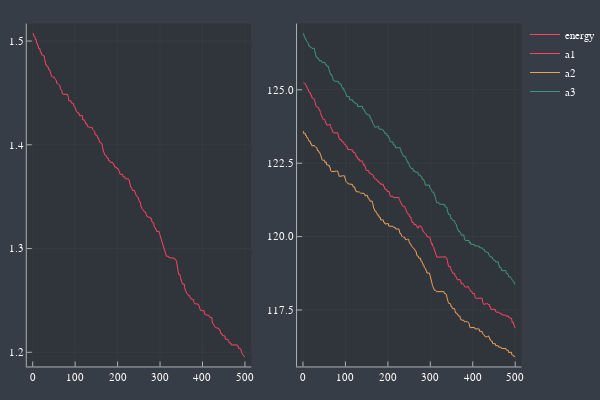

The cell this chart's notebook holds for it:
### Code cell
pl1=plot(e,label="energy")
pl2=plot(a1,label="a1")
plot!(pl2,a2,label="a2")
plot!(pl2,a3,label="a3")
plot(pl1,pl2)

### Figure 1 — Plotly figure (JSON) as saved in the notebook; plotly's stock layout.template omitted (floating-point values rounded to 4 significant figures; data arrays with more than 128 entries replaced by an {"elided": "..."} marker saying what was removed)
{"data": [{"colorbar": {"title": ""}, "legendgroup": "energy", "line": {"color": "rgba(254, 67, 101, 1.000)", "dash": "solid", "shape": "linear", "width": 1}, "mode": "lines", "name": "energy", "showlegend": true, "type": "scatter", "x": {"elided": "500 int values"}, "xaxis": "x1", "y": {"elided": "500 float values"}, "yaxis": "y1", "zmax": null, "zmin": null}, {"colorbar": {"title": ""}, "legendgroup": "a1", "line": {"color": "rgba(254, 67, 101, 1.000)", "dash": "solid", "shape": "linear", "width": 1}, "mode": "lines", "name": "a1", "showlegend": true, "type": "scatter", "x": {"elided": "500 int values"}, "xaxis": "x2", "y": {"elided": "500 float values"}, "yaxis": "y2", "zmax": null, "zmin": null}, {"colorbar": {"title": ""}, "legendgroup": "a2", "line": {"color": "rgba(236, 162, 92, 1.000)", "dash": "solid", "shape": "linear", "width": 1}, "mode": "lines", "name": "a2", "showlegend": true, "type": "scatter", "x": {"elided": "500 int values"}, "xaxis": "x2", "y": {"elided": "500 float values"}, "yaxis": "y2", "zmax": null, "zmin": null}, {"colorbar": {"title": ""}, "legendgroup": "a3", "line": {"color": "rgba(63, 151, 120, 1.000)", "dash": "solid", "shape": "linear", "width": 1}, "mode": "lines", "name": "a3", "showlegend": true, "type": "scatter", "x": {"elided": "500 int values"}, "xaxis": "x2", "y": {"elided": "500 float values"}, "yaxis": "y2", "zmax": null, "zmin": null}], "layout": {"annotations": [], "height": 400, "legend": {"bgcolor": "rgba(54, 61, 70, 1.000)", "bordercolor": "rgba(255, 255, 255, 1.000)", "font": {"color": "rgba(255, 255, 255, 1.000)", "family": "sans-serif", "size": 11}, "tracegroupgap": 0, "x": 1, "y": 1}, "margin": {"b": 20, "l": 0, "r": 0, "t": 20}, "paper_bgcolor": "rgba(54, 61, 70, 1.000)", "plot_bgcolor": "rgba(48, 52, 59, 1.000)", "showlegend": true, "width": 600, "xaxis1": {"anchor": "y1", "domain": [0.05101, 0.4786], "gridcolor": "rgba(173, 178, 183, 0.100)", "gridwidth": 0.5, "linecolor": "rgba(173, 178, 183, 1.000)", "mirror": false, "range": [-13.97, 515.0], "showgrid": true, "showline": true, "showticklabels": true, "tickangle": 0, "tickcolor": "rgb(173, 178, 183)", "tickfont": {"color": "rgba(255, 255, 255, 1.000)", "family": "sans-serif", "size": 11}, "tickmode": "array", "ticks": "inside", "ticktext": ["0", "100", "200", "300", "400", "500"], "tickvals": [0, 100, 200, 300, 400, 500], "title": "", "titlefont": {"color": "rgba(255, 255, 255, 1.000)", "family": "sans-serif", "size": 15}, "type": "-", "visible": true, "zeroline": false, "zerolinecolor": "rgba(173, 178, 183, 1.000)"}, "xaxis2": {"anchor": "y2", "domain": [0.5658, 0.9934], "gridcolor": "rgba(173, 178, 183, 0.100)", "gridwidth": 0.5, "linecolor": "rgba(173, 178, 183, 1.000)", "mirror": false, "range": [-13.97, 515.0], "showgrid": true, "showline": true, "showticklabels": true, "tickangle": 0, "tickcolor": "rgb(173, 178, 183)", "tickfont": {"color": "rgba(255, 255, 255, 1.000)", "family": "sans-serif", "size": 11}, "tickmode": "array", "ticks": "inside", "ticktext": ["0", "100", "200", "300", "400", "500"], "tickvals": [0, 100, 200, 300, 400, 500], "title": "", "titlefont": {"color": "rgba(255, 255, 255, 1.000)", "family": "sans-serif", "size": 15}, "type": "-", "visible": true, "zeroline": false, "zerolinecolor": "rgba(173, 178, 183, 1.000)"}, "yaxis1": {"anchor": "x1", "domain": [0.03762, 0.9902], "gridcolor": "rgba(173, 178, 183, 0.100)", "gridwidth": 0.5, "linecolor": "rgba(173, 178, 183, 1.000)", "mirror": false, "range": [1.186, 1.517], "showgrid": true, "showline": true, "showticklabels": true, "tickangle": 0, "tickcolor": "rgb(173, 178, 183)", "tickfont": {"color": "rgba(255, 255, 255, 1.000)", "family": "sans-serif", "size": 11}, "tickmode": "array", "ticks": "inside", "ticktext": ["1.2", "1.3", "1.4", "1.5"], "tickvals": [1.2, 1.3, 1.4, 1.5], "title": "", "titlefont": {"color": "rgba(255, 255, 255, 1.000)", "family": "sans-serif", "size": 15}, "type": "-", "visible": true, "zeroline": false, "zerolinecolor": "rgba(173, 178, 183, 1.000)"}, "yaxis2": {"anchor": "x2", "domain": [0.03762, 0.9902], "gridcolor": "rgba(173, 178, 183, 0.100)", "gridwidth": 0.5, "linecolor": "rgba(173, 178, 183, 1.000)", "mirror": false, "range": [115.6, 127.3], "showgrid": true, "showline": true, "showticklabels": true, "tickangle": 0, "tickcolor": "rgb(173, 178, 183)", "tickfont": {"color": "rgba(255, 255, 255, 1.000)", "family": "sans-serif", "size": 11}, "tickmode": "array", "ticks": "inside", "ticktext": ["117.5", "120.0", "122.5", "125.0"], "tickvals": [117.5, 120, 122.5, 125], "title": "", "titlefont": {"color": "rgba(255, 255, 255, 1.000)", "family": "sans-serif", "size": 15}, "type": "-", "visible": true, "zeroline": false, "zerolinecolor": "rgba(173, 178, 183, 1.000)"}}}
